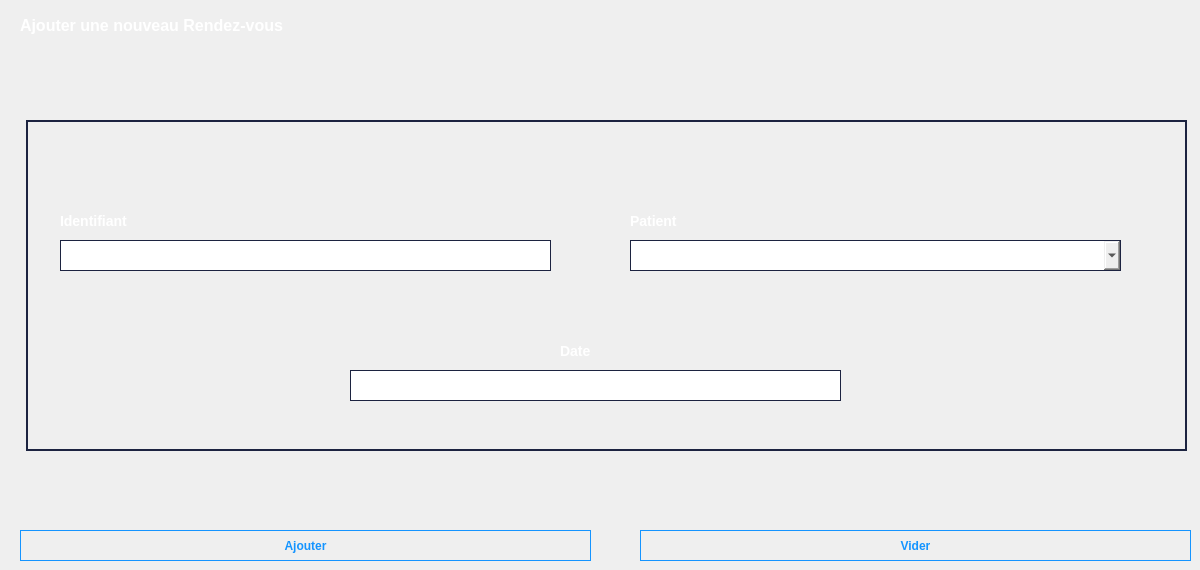
     <widget class="QWidget" name="RDVAdd">
      <property name="styleSheet">
       <string notr="true">QLineEdit {
	border : 1px solid #1c2340;
	padding: 5px 5px 5px 5px;
	color: #ffffff;
}


QLabel {
	color: #ffffff;
	font-size: 14px;
	font-weight: 800;
}

</string>
      </property>
      <widget class="QLabel" name="label_156">
       <property name="geometry">
        <rect>
         <x>20</x>
         <y>10</y>
         <width>491</width>
         <height>31</height>
        </rect>
       </property>
       <property name="styleSheet">
        <string notr="true">QLabel {
	color: #ffffff;
	font-size: 16px;
	font-weight: 700;
}</string>
       </property>
       <property name="text">
        <string>Ajouter une nouveau Rendez-vous</string>
       </property>
      </widget>
      <widget class="QLabel" name="label_157">
       <property name="geometry">
        <rect>
         <x>510</x>
         <y>110</y>
         <width>161</width>
         <height>21</height>
        </rect>
       </property>
       <property name="font">
        <font>
         <pointsize>-1</pointsize>
         <weight>99</weight>
         <bold>true</bold>
        </font>
       </property>
       <property name="styleSheet">
        <string notr="true">QLabel {
	color: #ffffff;
	font-size: 15px;
	font-weight: 800;
}</string>
       </property>
       <property name="text">
        <string/>
       </property>
      </widget>
      <widget class="QPushButton" name="BtnFourVider_5">
       <property name="geometry">
        <rect>
         <x>640</x>
         <y>530</y>
         <width>551</width>
         <height>31</height>
        </rect>
       </property>
       <property name="styleSheet">
        <string notr="true">QPushButton {
	font-weight: 600;
	text-align: center;
    vertical-align: middle;
   	background-color: transparent;
    border: 1px solid transparent;
	color: #1494ff;
    border-color: #1494ff;
}

QPushButton:hover {
    background-color: #1494ff;
	color: #ffffff;
	font-weight: 600;
}</string>
       </property>
       <property name="text">
        <string>Vider</string>
       </property>
      </widget>
      <widget class="QLabel" name="Box_10">
       <property name="geometry">
        <rect>
         <x>26</x>
         <y>120</y>
         <width>1161</width>
         <height>331</height>
        </rect>
       </property>
       <property name="styleSheet">
        <string notr="true">QLabel {
	border : 2px solid #1c2340;
}</string>
       </property>
       <property name="text">
        <string/>
       </property>
      </widget>
      <widget class="QPushButton" name="btnBackHomeRDV_3">
       <property name="geometry">
        <rect>
         <x>1110</x>
         <y>20</y>
         <width>81</width>
         <height>41</height>
        </rect>
       </property>
       <property name="styleSheet">
        <string notr="true">QPushButton {
	font-weight: 500;
	text-align: center;
    vertical-align: middle;
	background-color: transparent;
	padding: 0px 15px 15px 20px;
    color: #fff;
	font-size: 11px;
	border : 0;
	border-right: 3px solid transparent;
 	background-position: center top;
    background-repeat: no-repeat;
    background-origin: content;
    background-image: url(&quot;:/icons/menu/admin/personnel/form/back.png&quot;);
}

QPushButton:hover{
    background-image: url(&quot;:/icons/menu/admin/personnel/form/back-hover.png&quot;);
}</string>
       </property>
       <property name="text">
        <string/>
       </property>
      </widget>
      <widget class="QPushButton" name="BtnRDVAdd">
       <property name="geometry">
        <rect>
         <x>20</x>
         <y>530</y>
         <width>571</width>
         <height>31</height>
        </rect>
       </property>
       <property name="styleSheet">
        <string notr="true">QPushButton {
	font-weight: 600;
	text-align: center;
    vertical-align: middle;
   	background-color: transparent;
    border: 1px solid transparent;
	color: #1494ff;
    border-color: #1494ff;
}

QPushButton:hover {
    background-color: #1494ff;
	color: #ffffff;
	font-weight: 600;
}</string>
       </property>
       <property name="text">
        <string>Ajouter</string>
       </property>
      </widget>
      <widget class="QLabel" name="IconNurse_8">
       <property name="geometry">
        <rect>
         <x>500</x>
         <y>50</y>
         <width>161</width>
         <height>151</height>
        </rect>
       </property>
       <property name="styleSheet">
        <string notr="true">QLabel {
	padding: 5px 1px 1px 1px;
	text-align: center;
    vertical-align: middle;
	background-color: transparent;
 	background-position: center top;
    background-repeat: no-repeat;
    background-origin: content;
    background-image: url(&quot;:/icons/menu/Home/RDV/form/calendar.png&quot;);
}

</string>
       </property>
       <property name="text">
        <string/>
       </property>
      </widget>
      <widget class="QLineEdit" name="lineEdit_DateRDV">
       <property name="geometry">
        <rect>
         <x>350</x>
         <y>370</y>
         <width>491</width>
         <height>31</height>
        </rect>
       </property>
      </widget>
      <widget class="QLabel" name="label_158">
       <property name="geometry">
        <rect>
         <x>630</x>
         <y>210</y>
         <width>181</width>
         <height>21</height>
        </rect>
       </property>
       <property name="text">
        <string>Patient</string>
       </property>
      </widget>
      <widget class="QLineEdit" name="lineEdit_IDRDV">
       <property name="geometry">
        <rect>
         <x>60</x>
         <y>240</y>
         <width>491</width>
         <height>31</height>
        </rect>
       </property>
       <property name="text">
        <string/>
       </property>
      </widget>
      <widget class="QLabel" name="label_159">
       <property name="geometry">
        <rect>
         <x>60</x>
         <y>210</y>
         <width>131</width>
         <height>21</height>
        </rect>
       </property>
       <property name="text">
        <string>Identifiant</string>
       </property>
      </widget>
      <widget class="QLabel" name="label_160">
       <property name="geometry">
        <rect>
         <x>560</x>
         <y>340</y>
         <width>131</width>
         <height>21</height>
        </rect>
       </property>
       <property name="text">
        <string>Date</string>
       </property>
      </widget>
      <widget class="QComboBox" name="combo_CinRDV">
       <property name="geometry">
        <rect>
         <x>630</x>
         <y>240</y>
         <width>491</width>
         <height>31</height>
        </rect>
       </property>
       <property name="styleSheet">
        <string notr="true">
	border : 1px solid #1c2340;</string>
       </property>
      </widget>
      <zorder>Box_10</zorder>
      <zorder>label_156</zorder>
      <zorder>label_157</zorder>
      <zorder>BtnFourVider_5</zorder>
      <zorder>btnBackHomeRDV_3</zorder>
      <zorder>BtnRDVAdd</zorder>
      <zorder>IconNurse_8</zorder>
      <zorder>lineEdit_DateRDV</zorder>
      <zorder>label_158</zorder>
      <zorder>lineEdit_IDRDV</zorder>
      <zorder>label_159</zorder>
      <zorder>label_160</zorder>
      <zorder>combo_CinRDV</zorder>
     </widget>
